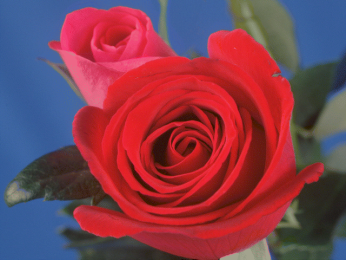
#> input picture 05_colorspace/ch08--用到影像增強/Rose.bmp, 346 x 260 px, found by its file name
$ python model_HSI.py
#> lines starting #> are read from the running program, lines starting #| are printed output that depends on the picture
import numpy as np
import cv2

def RGB_to_HSI( R, G, B ):
	r = R / 255
	g = G / 255
	b = B / 255
	if R == G and G == B:
		H = -1.0
		S =  0.0
		I = ( r + g + b ) / 3
	else:
		x = ( 0.5 * ( ( r - g ) + ( r - b ) ) ) / \
		    np.sqrt( ( r - g ) ** 2 + ( r - b ) * ( g - b ) )
		if x < -1.0:  x = -1.0
		if x >  1.0:  x =  1.0
		theta = np.arccos( x ) * 180 / np.pi
		if B <= G:
			H = theta
		else:
			H = 360.0 - theta
		S = 1.0 - 3.0 / ( r + g + b ) * min( r, g, b )
		I = ( r + g + b ) / 3
	return H, S, I

def HSI_model( f, channel ):
	nr, nc = f.shape[:2]
	g = np.zeros( [nr, nc], dtype = 'uint8' )
	if channel == 1:		# Hue
		for x in range( nr ):
			for y in range( nc ):
				H, S, I = RGB_to_HSI( f[x,y,2], f[x,y,1], f[x,y,0] )
				if H == -1:
					k = 0
				else:
					k = round( H * 255 / 360 )
				g[x,y] = np.uint8( k )
	elif channel == 2:		# Saturation
		for x in range( nr ):
			for y in range( nc ):
				H, S, I = RGB_to_HSI( f[x,y,2], f[x,y,1], f[x,y,0] )
				k = round( S * 255 )
				g[x,y] = np.uint8( k )
	else:					# Intensity
		for x in range( nr ):
			for y in range( nc ):
				H, S, I = RGB_to_HSI( f[x,y,2], f[x,y,1], f[x,y,0] )
				k = round( I * 255 )
				g[x,y] = np.uint8( k )
	return g

def main( ):
	img = cv2.imread( "../images/Rose.bmp", -1 )
#> img is the input picture: shape (260, 346, 3); mean B, G, R 80.2, 63.3, 128.8
	H = HSI_model( img, 1 )
#> the loop in HSI_model, `for x in range( nr ):` made 260 passes
#> after the loop in HSI_model, `for x in range( nr ):`:
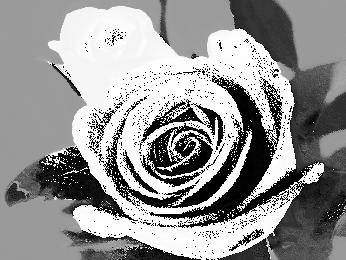
#> g: shape (260, 346); min 0, max 255, mean 148.5
	S = HSI_model( img, 2 )
#> call 2 of HSI_model, with channel = 2
#> after the loop in HSI_model (call 2), `for x in range( nr ):`:
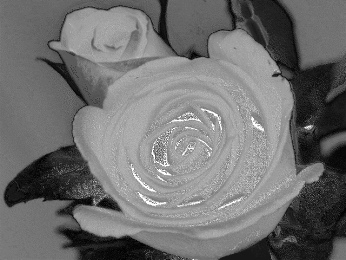
#> g: shape (260, 346); min 0, max 255, mean 112.5
	I = HSI_model( img, 3 )
#> call 3 of HSI_model, with channel = 3
#> after the loop in HSI_model (call 3), `for x in range( nr ):`:
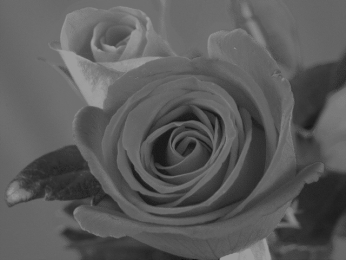
#> g: shape (260, 346); min 15, max 158, mean 90.8
	cv2.imshow( "Original Image", img )
	cv2.imshow( "Hue", H )
	cv2.imshow( "Saturation", S )
	cv2.imshow( "Intensity", I )
	cv2.waitKey( 0 )

main( )
